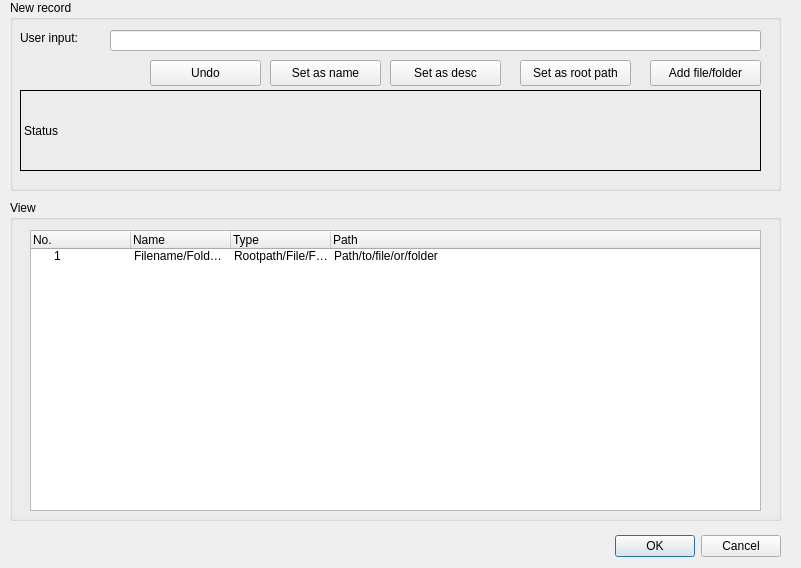
<?xml version="1.0" encoding="UTF-8"?>
<ui version="4.0">
 <class>NewRecord</class>
 <widget class="QDialog" name="NewRecord">
  <property name="geometry">
   <rect>
    <x>0</x>
    <y>0</y>
    <width>801</width>
    <height>568</height>
   </rect>
  </property>
  <property name="windowTitle">
   <string>New record</string>
  </property>
  <widget class="QDialogButtonBox" name="buttonBox">
   <property name="geometry">
    <rect>
     <x>440</x>
     <y>530</y>
     <width>341</width>
     <height>32</height>
    </rect>
   </property>
   <property name="orientation">
    <enum>Qt::Horizontal</enum>
   </property>
   <property name="standardButtons">
    <set>QDialogButtonBox::Cancel|QDialogButtonBox::Ok</set>
   </property>
  </widget>
  <widget class="QGroupBox" name="Group_View">
   <property name="geometry">
    <rect>
     <x>10</x>
     <y>200</y>
     <width>771</width>
     <height>321</height>
    </rect>
   </property>
   <property name="title">
    <string>View</string>
   </property>
   <widget class="QTreeWidget" name="View_AllRecordsTable">
    <property name="geometry">
     <rect>
      <x>20</x>
      <y>30</y>
      <width>731</width>
      <height>281</height>
     </rect>
    </property>
    <column>
     <property name="text">
      <string>No.</string>
     </property>
    </column>
    <column>
     <property name="text">
      <string>Name</string>
     </property>
    </column>
    <column>
     <property name="text">
      <string>Type</string>
     </property>
    </column>
    <column>
     <property name="text">
      <string>Path</string>
     </property>
    </column>
    <item>
     <property name="text">
      <string>1</string>
     </property>
     <property name="text">
      <string>Filename/Foldername</string>
     </property>
     <property name="text">
      <string>Rootpath/File/Folder</string>
     </property>
     <property name="text">
      <string>Path/to/file/or/folder</string>
     </property>
    </item>
   </widget>
  </widget>
  <widget class="QGroupBox" name="Group_NewRecord">
   <property name="geometry">
    <rect>
     <x>10</x>
     <y>0</y>
     <width>771</width>
     <height>191</height>
    </rect>
   </property>
   <property name="title">
    <string>New record</string>
   </property>
   <widget class="QLabel" name="NewRecord_UserInput">
    <property name="geometry">
     <rect>
      <x>10</x>
      <y>30</y>
      <width>81</width>
      <height>16</height>
     </rect>
    </property>
    <property name="text">
     <string>User input:</string>
    </property>
   </widget>
   <widget class="QLineEdit" name="NewRecord_YourPath_Value">
    <property name="geometry">
     <rect>
      <x>100</x>
      <y>30</y>
      <width>651</width>
      <height>21</height>
     </rect>
    </property>
   </widget>
   <widget class="QPushButton" name="NewRecord_Button_SetAsRootPath">
    <property name="geometry">
     <rect>
      <x>510</x>
      <y>60</y>
      <width>111</width>
      <height>26</height>
     </rect>
    </property>
    <property name="text">
     <string>Set as root path</string>
    </property>
   </widget>
   <widget class="QPushButton" name="NewRecord_Button_AddFileOrFolder">
    <property name="geometry">
     <rect>
      <x>640</x>
      <y>60</y>
      <width>111</width>
      <height>26</height>
     </rect>
    </property>
    <property name="text">
     <string>Add file/folder</string>
    </property>
   </widget>
   <widget class="QPushButton" name="NewRecord_Button_Undo">
    <property name="geometry">
     <rect>
      <x>140</x>
      <y>60</y>
      <width>111</width>
      <height>26</height>
     </rect>
    </property>
    <property name="text">
     <string>Undo</string>
    </property>
   </widget>
   <widget class="QLabel" name="NewRecord_Label_RecentlyStatus">
    <property name="geometry">
     <rect>
      <x>10</x>
      <y>90</y>
      <width>741</width>
      <height>81</height>
     </rect>
    </property>
    <property name="frameShape">
     <enum>QFrame::Box</enum>
    </property>
    <property name="text">
     <string>Status</string>
    </property>
   </widget>
   <widget class="QPushButton" name="NewRecord_Button_SetDesc">
    <property name="geometry">
     <rect>
      <x>380</x>
      <y>60</y>
      <width>111</width>
      <height>26</height>
     </rect>
    </property>
    <property name="text">
     <string>Set as desc</string>
    </property>
   </widget>
   <widget class="QPushButton" name="NewRecord_Button_SetName">
    <property name="geometry">
     <rect>
      <x>260</x>
      <y>60</y>
      <width>111</width>
      <height>26</height>
     </rect>
    </property>
    <property name="text">
     <string>Set as name</string>
    </property>
   </widget>
  </widget>
 </widget>
 <resources/>
 <connections>
  <connection>
   <sender>buttonBox</sender>
   <signal>accepted()</signal>
   <receiver>NewRecord</receiver>
   <slot>accept()</slot>
   <hints>
    <hint type="sourcelabel">
     <x>248</x>
     <y>254</y>
    </hint>
    <hint type="destinationlabel">
     <x>157</x>
     <y>274</y>
    </hint>
   </hints>
  </connection>
  <connection>
   <sender>buttonBox</sender>
   <signal>rejected()</signal>
   <receiver>NewRecord</receiver>
   <slot>reject()</slot>
   <hints>
    <hint type="sourcelabel">
     <x>316</x>
     <y>260</y>
    </hint>
    <hint type="destinationlabel">
     <x>286</x>
     <y>274</y>
    </hint>
   </hints>
  </connection>
 </connections>
</ui>
